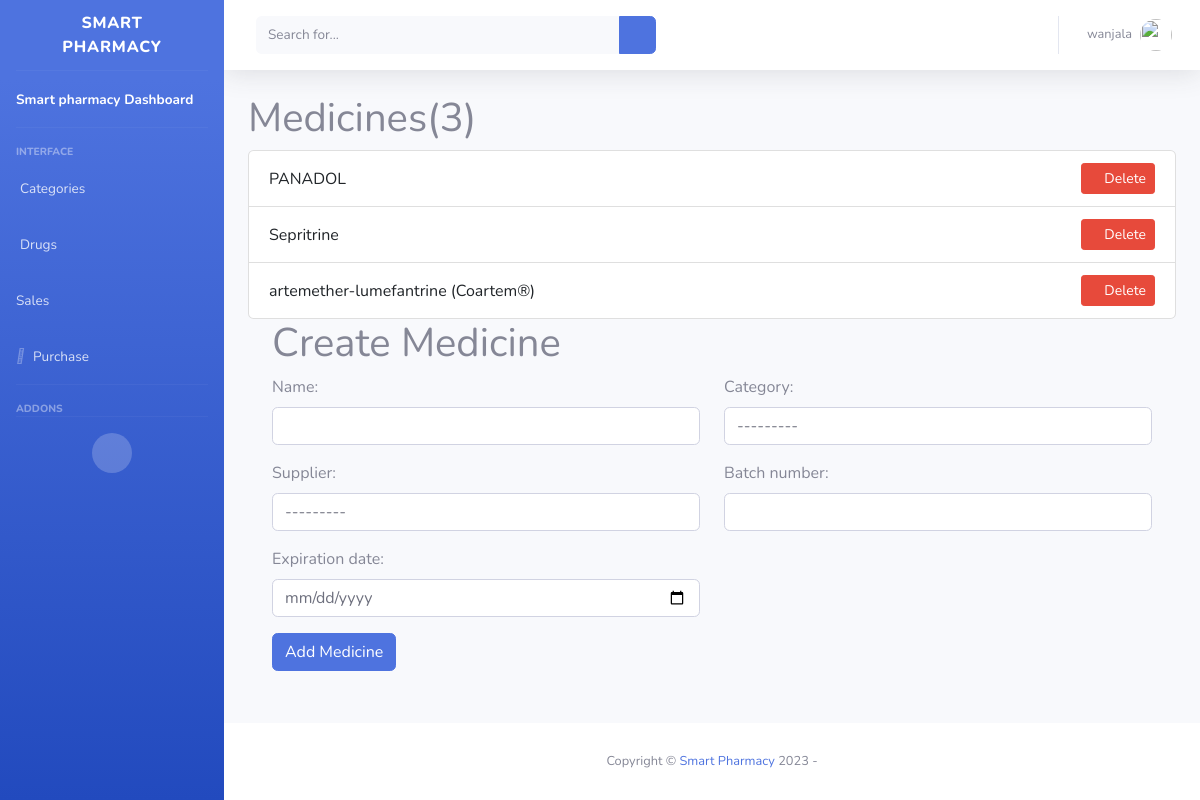
/medicines/ (signed in), run on an earlier commit of the app's database.
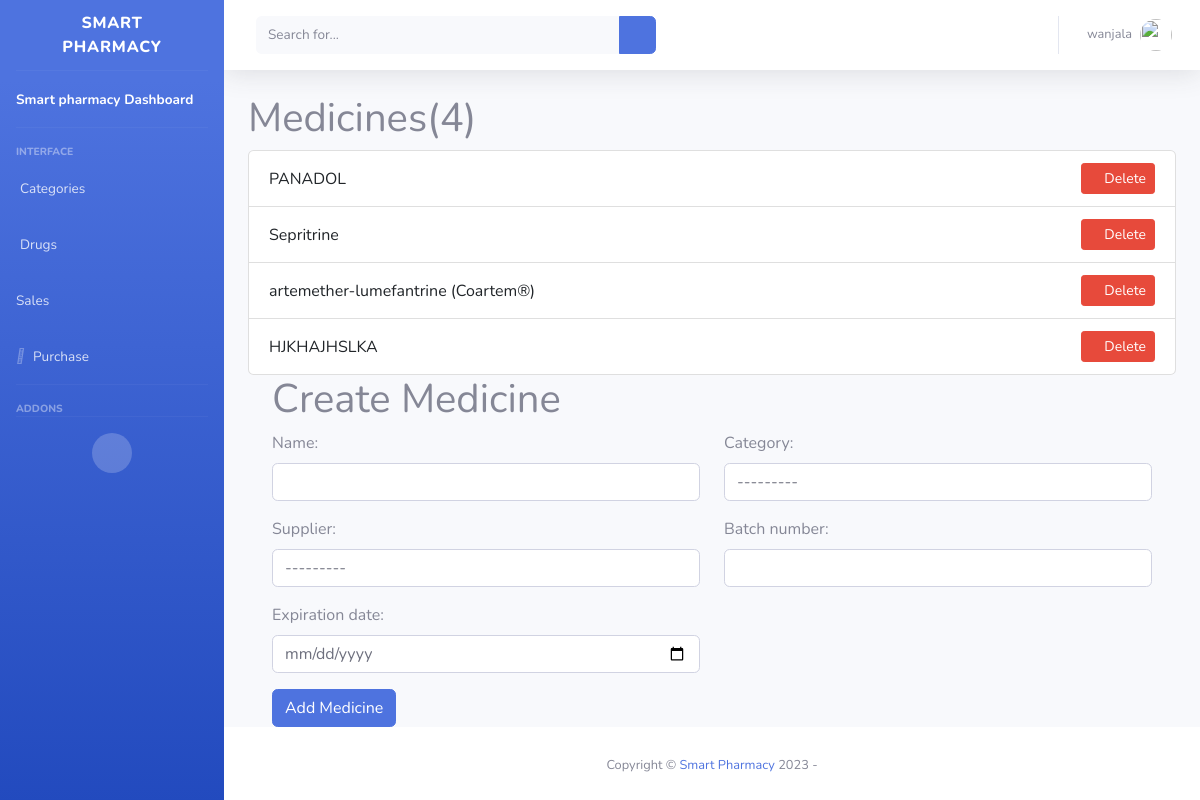
And on a later commit of the database.
### pharmacy/models.py (models this page shows, shortened)
class Medicine(models.Model):
    name = models.CharField(max_length=200, unique=True)
    category = models.ForeignKey(Category, on_delete=models.CASCADE)
    batch_number = models.CharField(max_length=50)
    expiration_date = models.DateField()
    supplier = models.ForeignKey(Supplier, on_delete=models.CASCADE)

### pharmacy/views.py (the view)
# urls.py: path('medicines/', views.medicines, name='medicines'),
@login_required(login_url='login')
def medicines(request):
    if request.user.is_superuser:
        if request.method == 'POST':
            form = MedicineForm(request.POST)
            if form.is_valid():
                form.save()
                return redirect('medicines')
    medicines = Medicine.objects.all()
    form = MedicineForm()
    return render(request, 'pharmacy/medicines.html', {'medicines': medicines, 'form': form})

### pharmacy/forms/forms.py
class MedicineForm(forms.ModelForm):
    class Meta:
        model = Medicine
        fields = '__all__'
    def __init__(self, *args, **kwargs):
        super().__init__(*args, **kwargs)
        for field_name, field in self.fields.items():
            field.widget.attrs['class'] = 'form-control'
        self.fields['expiration_date'].widget = forms.DateInput(attrs={'type': 'date', 'class': 'form-control'})

### pharmacy/models.py (called while the page is built)
    def __str__(self):
        return self.name

    def __str__(self):
        return self.name

### pharmacy/templates/pharmacy/medicines.html (shortened to what this page needs)
{% extends 'main.html' %}
{% load static %}
{% block content %}
    <section id="page-top">
        <div id="wrapper">
            {% include 'pharmacy/sideBar.html' %}
            <div id="content-wrapper" class="d-flex flex-column">
                <div id="content">
                    {% include 'pharmacy/topAppBar.html' %}
                    {% include 'pharmacy/medicines_list.html' %}
                    </div>
                {% include 'footer.html' %}
            </div>
        </div>
    </section>
{% endblock %}

### pharmacy/templates/pharmacy/medicines_list.html (shortened to what this page needs)
 <div class="container">
        <h1>Medicines({{ medicines.count }})</h1>
        <ul class="list-group">
            {% for medicine in medicines %}
            <li class="list-group-item d-flex justify-content-between align-items-center">
                <span>{{ medicine.name }}</span>
                {% if request.user.is_superuser %}
                <form method="post" action="{% url 'delete_medicine' medicine.id %}">
                    <button type="submit" class="btn btn-danger btn-sm">
                        <i class="fas fa-trash-alt"></i> Delete
                    </button>
                </form>
                {% endif %}
            </li>
            {% endfor %}
        </ul>
{% if request.user.is_superuser %}
	{% include 'pharmacy/add_medicine.html' %}
{% endif %}
    </div>

What changed in the data, as far as the page shows it:
added Medicine: name "HJKHAJHSLKA"
Also different on the page:
{{ medicines.count }}: "3" → "4"
